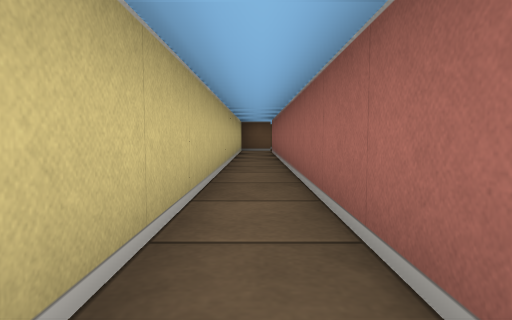
view 1 (above)

17 first-person views from a walk through a cub3D maze. The camera is about half as high as the walls, tilts 4° down and sees 75° across. The floor is counted in squares. Each view is taken from the middle of a square. On the plan, view 1 faces up. The plan holds only what a view shows up to about 9 squares ahead; the rest is blank.

view 2
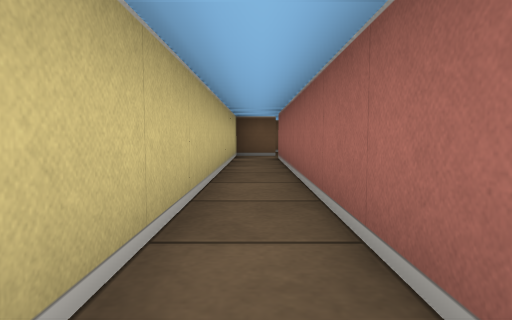

view 3
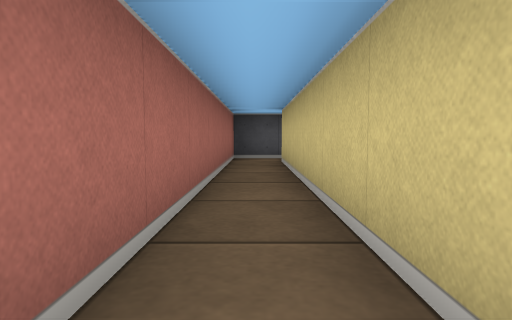

view 4
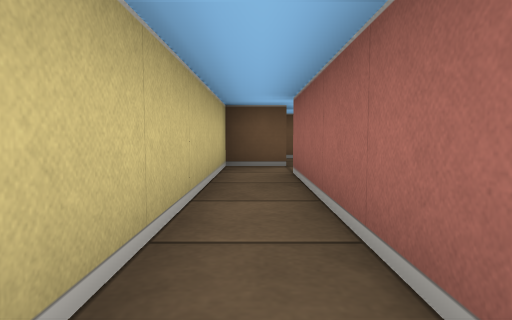

view 5
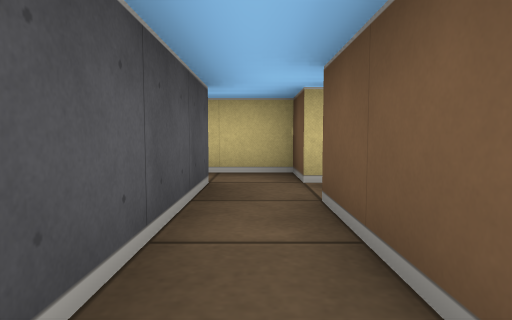

view 6
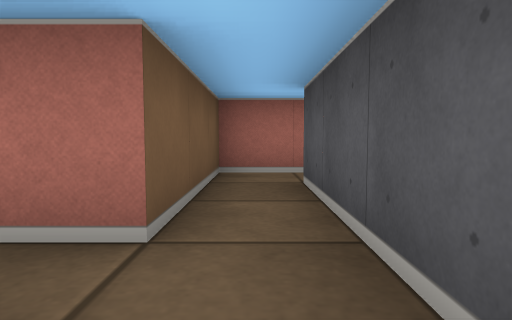

view 7
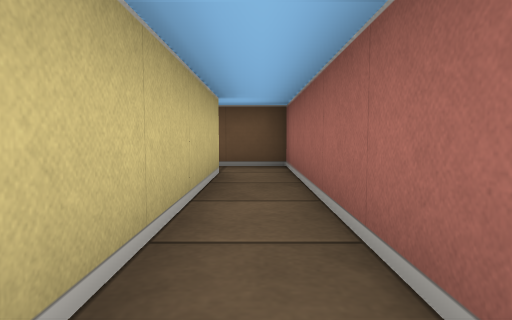

view 8
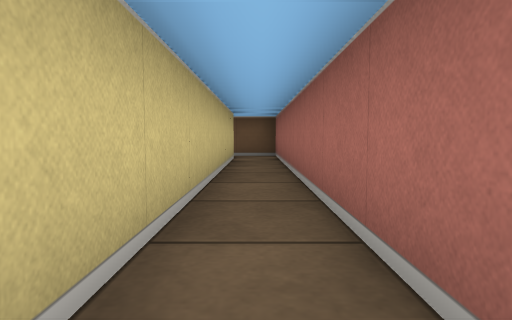

view 9
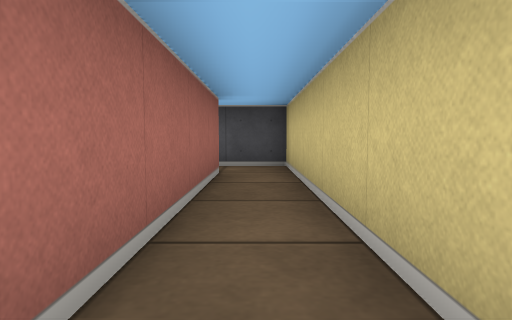

view 10
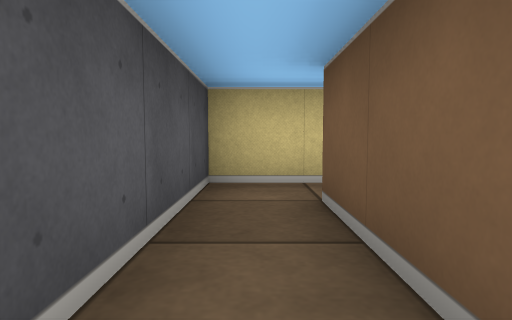

view 11
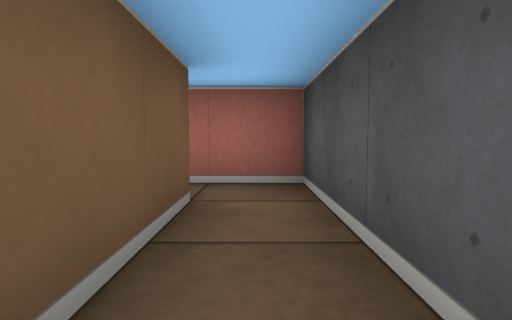

view 12
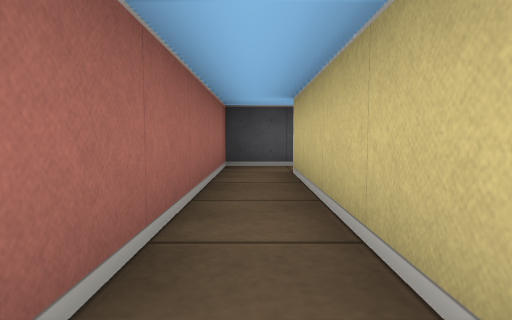

view 13
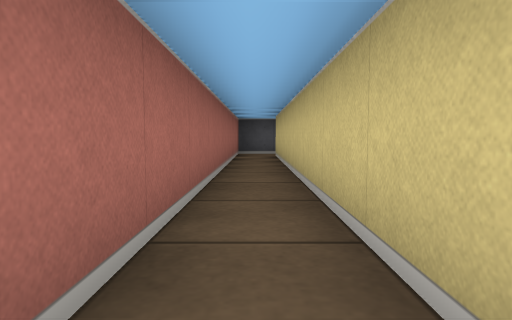

view 14
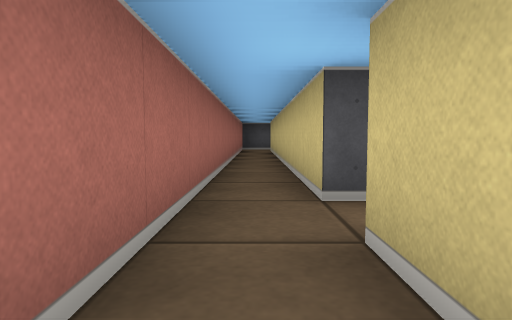

view 15
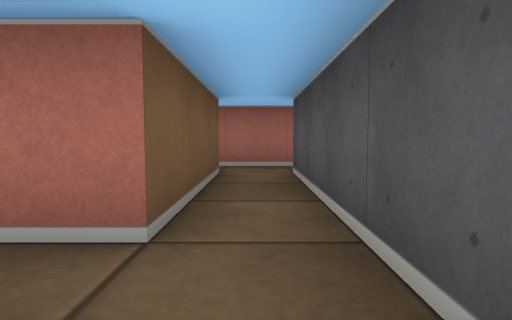

view 16
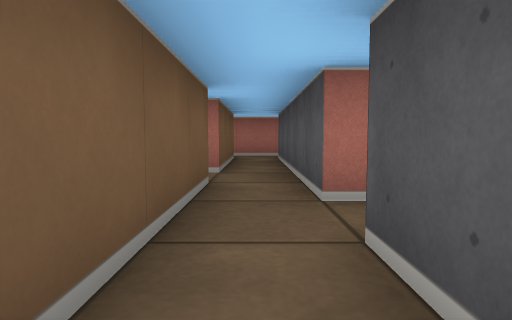

view 17
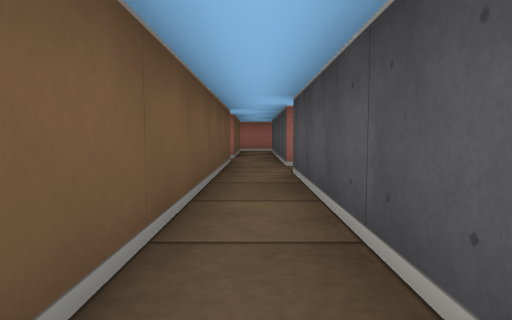

### Floor plan
Key: @ floor where view 1 was taken; # wall or solid block; . floor.
Columns run from 4 left of view 1 to 8 right of it. Each row starts with its distance up from view 1.
 15            .
 14  ######.###.#
 13 ............#
 12  ####.#####.#
 11    #.....##.#
 10    #.###.##.#
  9    #.###.##.#
  8    #.# #.##.#
  7    #.# #.##.#
  6    #.# #.##.#
  5    #.# #.##.#
  4    #.# #.##.#
  3    #.# #....#
  2    #.# ######
  1    #.#
  0    #@#
 -1    #.#
 -2    #.#
 -3    #.#
 -4     .#
 -5    ###

Where each view was taken, in squares from view 1:
view 1: 0 up, 0 right, facing up
view 2: 3 up, 0 right, facing up
view 3: 3 up, 0 right, facing down
view 4: 6 up, 0 right, facing up
view 5: 11 up, 4 right, facing left
view 6: 11 up, 0 right, facing right
view 7: 6 up, 4 right, facing up
view 8: 3 up, 4 right, facing up
view 9: 8 up, 4 right, facing down
view 10: 3 up, 7 right, facing left
view 11: 3 up, 4 right, facing right
view 12: 8 up, 7 right, facing down
view 13: 12 up, 7 right, facing down
view 14: 15 up, 7 right, facing down
view 15: 13 up, 2 right, facing right
view 16: 13 up, 1 left, facing right
view 17: 13 up, 4 left, facing right
